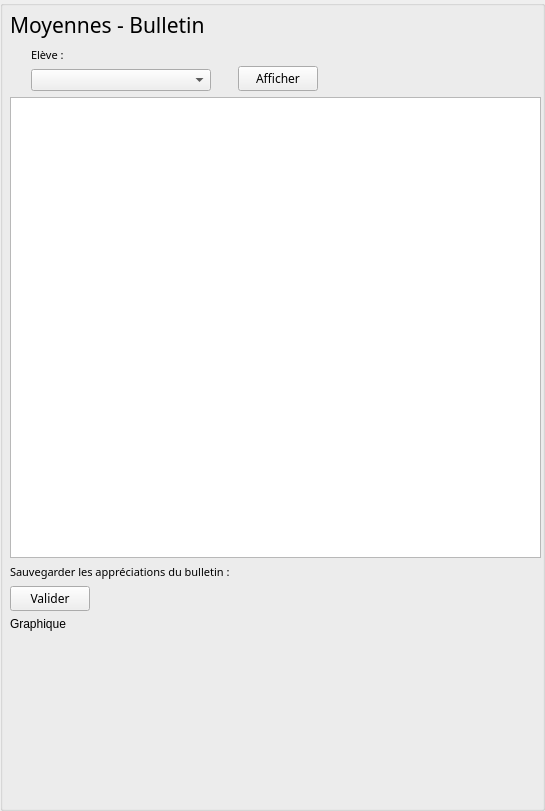
   <widget class="QGroupBox" name="gBMoyBulletin">
    <property name="geometry">
     <rect>
      <x>350</x>
      <y>10</y>
      <width>545</width>
      <height>811</height>
     </rect>
    </property>
    <property name="title">
     <string/>
    </property>
    <widget class="QWidget" name="verticalLayoutWidget_11">
     <property name="geometry">
      <rect>
       <x>10</x>
       <y>10</y>
       <width>531</width>
       <height>621</height>
      </rect>
     </property>
     <layout class="QVBoxLayout" name="verticalLayout_11">
      <item>
       <layout class="QHBoxLayout" name="horizontalLayout_8">
        <item>
         <widget class="QLabel" name="label_15">
          <property name="font">
           <font>
            <family>Showcard Gothic</family>
            <pointsize>16</pointsize>
           </font>
          </property>
          <property name="text">
           <string>Moyennes - Bulletin</string>
          </property>
         </widget>
        </item>
        <item>
         <spacer name="horizontalSpacer_4">
          <property name="orientation">
           <enum>Qt::Horizontal</enum>
          </property>
          <property name="sizeHint" stdset="0">
           <size>
            <width>40</width>
            <height>20</height>
           </size>
          </property>
         </spacer>
        </item>
       </layout>
      </item>
      <item>
       <layout class="QHBoxLayout" name="horizontalLayout_6">
        <item>
         <layout class="QVBoxLayout" name="verticalLayout_8">
          <item>
           <widget class="QLabel" name="label_14">
            <property name="font">
             <font>
              <family>Kristen ITC</family>
              <pointsize>8</pointsize>
              <weight>50</weight>
              <bold>false</bold>
             </font>
            </property>
            <property name="text">
             <string>Elève :</string>
            </property>
           </widget>
          </item>
          <item>
           <widget class="QComboBox" name="cBEleveBulletin">
            <property name="sizePolicy">
             <sizepolicy hsizetype="Fixed" vsizetype="Fixed">
              <horstretch>0</horstretch>
              <verstretch>0</verstretch>
             </sizepolicy>
            </property>
            <property name="minimumSize">
             <size>
              <width>180</width>
              <height>0</height>
             </size>
            </property>
           </widget>
          </item>
         </layout>
        </item>
        <item>
         <layout class="QVBoxLayout" name="verticalLayout">
          <item>
           <spacer name="verticalSpacer_2">
            <property name="orientation">
             <enum>Qt::Vertical</enum>
            </property>
            <property name="sizeType">
             <enum>QSizePolicy::Fixed</enum>
            </property>
            <property name="sizeHint" stdset="0">
             <size>
              <width>20</width>
              <height>20</height>
             </size>
            </property>
           </spacer>
          </item>
          <item>
           <widget class="QPushButton" name="pBValCalculMoy">
            <property name="sizePolicy">
             <sizepolicy hsizetype="Fixed" vsizetype="Fixed">
              <horstretch>0</horstretch>
              <verstretch>0</verstretch>
             </sizepolicy>
            </property>
            <property name="font">
             <font>
              <family>Showcard Gothic</family>
              <kerning>true</kerning>
             </font>
            </property>
            <property name="text">
             <string>Afficher</string>
            </property>
           </widget>
          </item>
         </layout>
        </item>
        <item>
         <spacer name="horizontalSpacer_2">
          <property name="orientation">
           <enum>Qt::Horizontal</enum>
          </property>
          <property name="sizeType">
           <enum>QSizePolicy::Fixed</enum>
          </property>
          <property name="sizeHint" stdset="0">
           <size>
            <width>200</width>
            <height>20</height>
           </size>
          </property>
         </spacer>
        </item>
       </layout>
      </item>
      <item>
       <widget class="QTableWidget" name="tWBulletin"/>
      </item>
      <item>
       <layout class="QVBoxLayout" name="verticalLayout_17">
        <item>
         <widget class="QLabel" name="label_9">
          <property name="font">
           <font>
            <family>Kristen ITC</family>
            <pointsize>8</pointsize>
            <weight>50</weight>
            <bold>false</bold>
            <kerning>true</kerning>
           </font>
          </property>
          <property name="text">
           <string>Sauvegarder les appréciations du bulletin :</string>
          </property>
         </widget>
        </item>
        <item>
         <layout class="QHBoxLayout" name="horizontalLayout_4">
          <item>
           <widget class="QPushButton" name="pBValAppr">
            <property name="font">
             <font>
              <family>Showcard Gothic</family>
             </font>
            </property>
            <property name="cursor">
             <cursorShape>PointingHandCursor</cursorShape>
            </property>
            <property name="text">
             <string>Valider</string>
            </property>
           </widget>
          </item>
          <item>
           <spacer name="horizontalSpacer_6">
            <property name="orientation">
             <enum>Qt::Horizontal</enum>
            </property>
            <property name="sizeHint" stdset="0">
             <size>
              <width>40</width>
              <height>20</height>
             </size>
            </property>
           </spacer>
          </item>
         </layout>
        </item>
       </layout>
      </item>
      <item>
       <widget class="QLabel" name="labGraphRadar">
        <property name="sizePolicy">
         <sizepolicy hsizetype="Fixed" vsizetype="Fixed">
          <horstretch>0</horstretch>
          <verstretch>0</verstretch>
         </sizepolicy>
        </property>
        <property name="minimumSize">
         <size>
          <width>400</width>
          <height>0</height>
         </size>
        </property>
        <property name="text">
         <string>Graphique</string>
        </property>
       </widget>
      </item>
     </layout>
    </widget>
   </widget>
